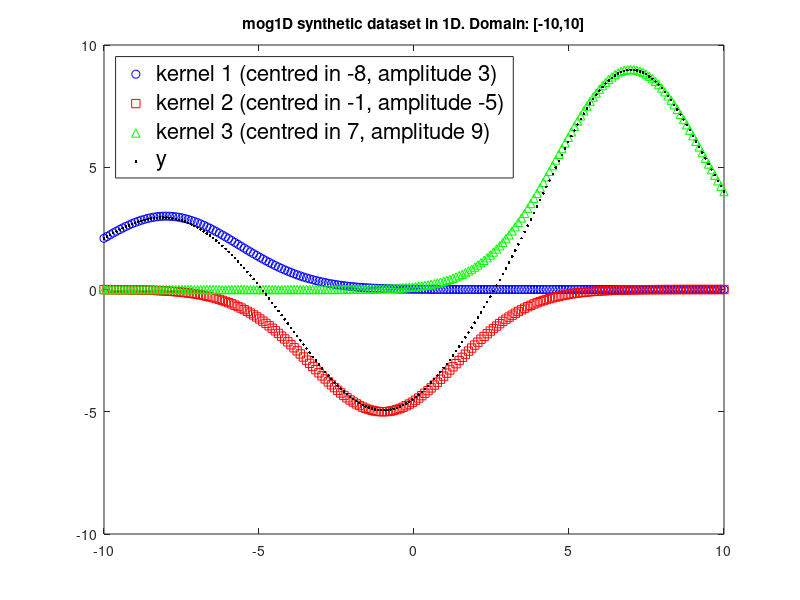

The MATLAB source for this figure:
function [X,y] = mog1D_gen(Npatterns, visualize)
% Mixture of Gaussian synthetic 1D dataset

if nargin < 1
    Npatterns = 200;    
end
if nargin < 2
    visualize = true;
end

X = linspace(-10,10,Npatterns)';

centre1 = -8;
centre2 = -1;
centre3 = +7;
ampl1 = 3;
ampl2 = -5;
ampl3 = 9;

espilon = 0.3;
k1 = ampl1 * exp(-((( X-centre1 ).*espilon).^2));
k2 = ampl2 * exp(-((( X-centre2 ).*espilon).^2));
k3 = ampl3 * exp(-((( X-centre3 ).*espilon).^2));

% y = k1 + k2 + k3 -70;
y = k1 + k2 + k3;


if visualize
   figure('Name','Name mog1D synthetic dataset')
   plot(X,k1,'ob',X,k2,'sr',X,k3,'^g',X,y,'.k');
   legend( sprintf('kernel 1 (centred in %d, amplitude %d)',centre1,ampl1), ...
           sprintf('kernel 2 (centred in %d, amplitude %d)',centre2,ampl2), ...
           sprintf('kernel 3 (centred in %d, amplitude %d)',centre3,ampl3), 'y', ...
           'Location', 'NorthWest', 'fontsize',16)
   
   title('mog1D synthetic dataset in 1D. Domain: [-10,10]');  
end

if nargout == 0
    clear X
    clear y
end

